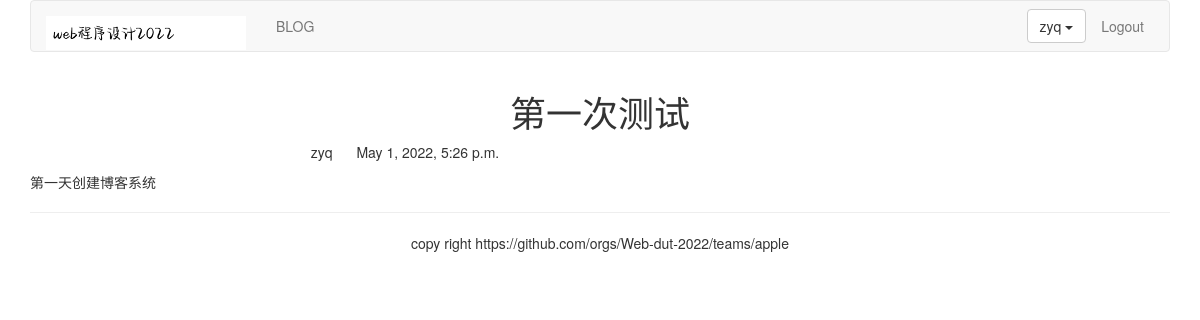
Page /blog/1/ (signed in) on the committed database.
### blog/models.py (models this page shows, shortened)
class BlogArticles(models.Model):
    title = models.CharField(max_length=300)
    author = models.ForeignKey(User, related_name="blog_posts",on_delete = models.DO_NOTHING)
    body = models.TextField()
    publish = models.DateTimeField(default=timezone.now)
    class Meta:
        ordering = ("-publish",)

### blog/views.py (the view)
# urls.py: path('<int:article_id>/', views.blog_article, name='blog_article'),
def blog_article(request,article_id):
    article = get_object_or_404(BlogArticles,id=article_id)
    pub = article.publish
    return render(request,'blog/content.html',{'article':article,'publish':pub})

### templates/blog/content.html (shortened to what this page needs)
{% extends "base.html" %}
{% block content %}
<div class="row text-center vertical-middle-sm">
    <h1>{{ article.title }}</h1>
</div>
<div class="row">
    <div class="col-xs-12 col-md-8">
        <p class="text-center"><span>{{ article.author.username }}
            </span><span style="margin-left:20px">{{ publish }}</span>
        </p>
<div>{{ article.body }}</div>
    </div>
</div>
{% endblock %}

### templates/header.html (shortened to what this page needs)
{% load static %}
<div class="container">
    <nav class="navbar navbar-default" role="navigation">
        <div class="navbar-header">
            <a class="navbar-brand" href="https://github.com/Web-dut-2022">
                <img src="{% static '/images/logo.png' %}" width="200px">
            </a>
        </div>
        <div>
            <ul class="nav navbar-nav" role="navigation">
                <li><a href="{% url 'blog:blog_title' %}">BLOG</a></li>
            </ul>
            <ul class="nav navbar-nav navbar-right" style="margin-right: 10px">
                {% if user.is_authenticated %}
                <li>
                    <div class="dropdown" style="margin-top:8px">
                        <button class='btn btn-default dropdown-toggle' type='button' id='dropdownMenu' data-toggle='dropdown'>{{ user.username }}
                            <span class='caret'></span>
                        </button>
                    </div>
                </li>
                <li><a href="{% url 'account:user_logout' %}">Logout</a></li>
                {% else %}
               <li><a href="{% url 'account:user_login' %}">LOGIN</a></li>
               {% endif %}
            </ul>
        </div>
    </nav>
</div>

### rows in the picture
BlogArticles: title "第一次测试", author.username "zyq", publish "May 1, 2022, 5:26 p.m.", body "第一天创建博客系统"

### other values in the picture
{{ user.username }} "zyq"
